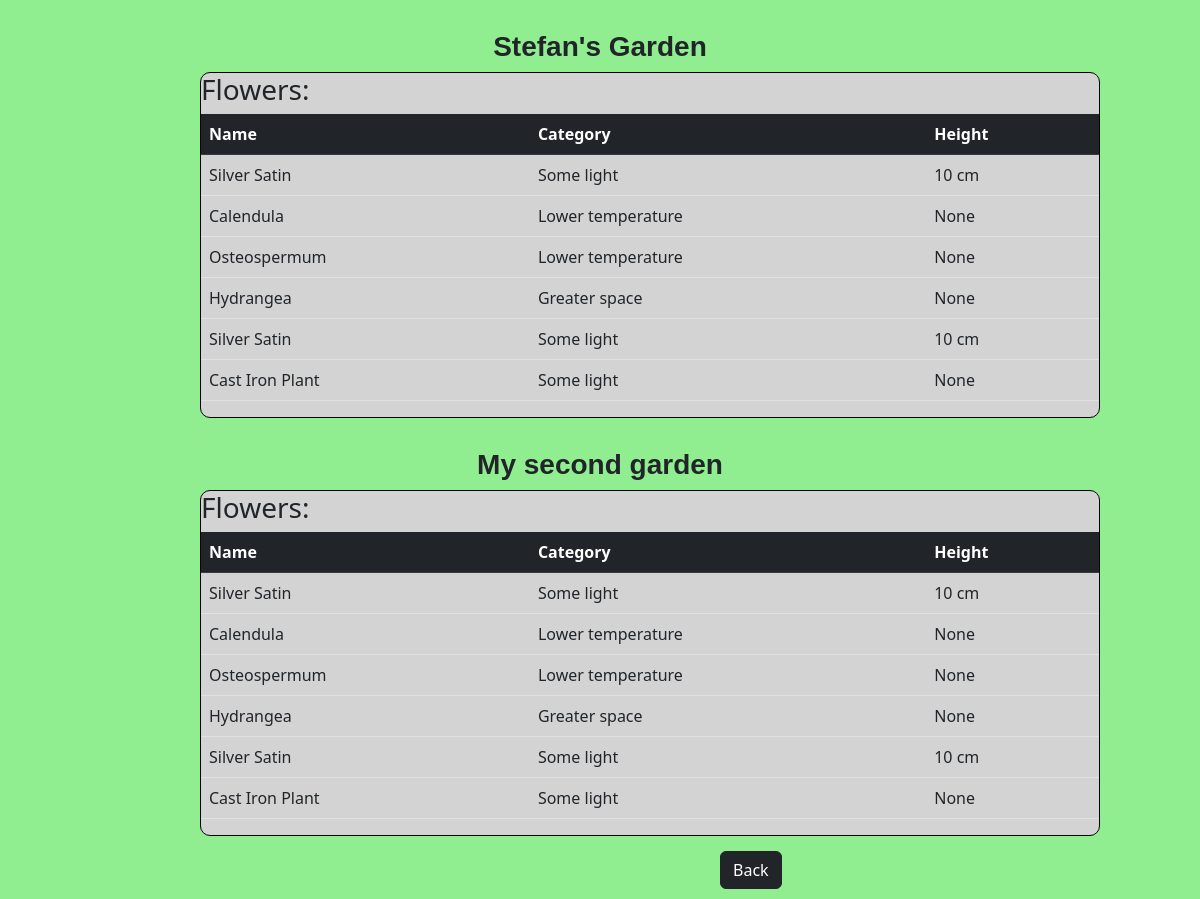
Page /garden-info/ (signed in) on the committed database.
### FlowersApp/models.py (models this page shows, shortened)
class Garden(models.Model):
    name = models.CharField(max_length=50)
    flower = models.ManyToManyField(Flower)
    private = models.BooleanField()
    reminder = models.ForeignKey(Reminder, null=True, blank=True, on_delete=models.CASCADE)
    user = models.ForeignKey(User, on_delete=models.CASCADE)

class Flower(models.Model):
    name = models.CharField(max_length=50)
    description = models.CharField(max_length=500)
    height = models.CharField(max_length=50, null=True, blank=True)
    grow_date = models.DateField(null=True, blank=True)
    category = models.ForeignKey(FlowerCategory, on_delete=models.CASCADE)
    image = models.ImageField(upload_to="covers")

class FlowerCategory(models.Model):
    name = models.CharField(max_length=50)
    description = models.CharField(max_length=150)
    def __str__(self):
        return self.name

### FlowersApp/views.py (the view)
# urls.py: path('garden-info/', gardenInfo, name="gardenInfo"),
def gardenInfo(request):
    context = {"garden": Garden.objects.filter(user=request.user).all(),
               "flowers": Flower.objects.filter(garden__user=request.user)}
    return render(request, "garden-info.html", context=context)

### FlowersApp/templates/garden-info.html (shortened to what this page needs)
<!DOCTYPE html>
<html lang="en">
<head>
    <link href="https://cdn.jsdelivr.net/npm/bootstrap@5.2.0-beta1/dist/css/bootstrap.min.css" rel="stylesheet">
</head>
<body style="background: lightgreen">
<div>
    {% for g in garden %}
        <h3 style="font-weight: bold; font-family: sans-serif; text-align: center; margin-top: 30px"> {{ g.name }}</h3>
        <div style="background: lightgrey; border: 1px solid black; border-radius: 10px; margin-left: 200px" class="w-75" >
            <h3>Flowers:</h3>
            <table class="table">
              <thead class="table-dark">
                <tr>
                  <th scope="col">Name</th>
                  <th scope="col">Category</th>
                  <th scope="col">Height</th>
                </tr>
              </thead>
              <tbody>
               {% for f in flowers %}
                <tr>
                  <td>{{ f.name }}</td>
                <td>{{ f.category }}</td>
                <td>{{ f.height }}</td>
                </tr>
               {% endfor %}
              </tbody>
            </table>
        </div>
    {% endfor %}
</div>
<a onclick="history.back()" class="btn btn-dark" style="margin-left: 720px; margin-top: 15px; margin-bottom: 10px">Back</a>
</body>
</html>

### rows in the picture
Garden: name "Stefan's Garden"
Flower: name "Silver Satin", category "Some light", height "10 cm"
Flower: name "Calendula", category "Lower temperature", height "None"
Flower: name "Osteospermum", category "Lower temperature", height "None"
Flower: name "Hydrangea", category "Greater space", height "None"
Flower: name "Cast Iron Plant", category "Some light", height "None"
Garden: name "My second garden"
